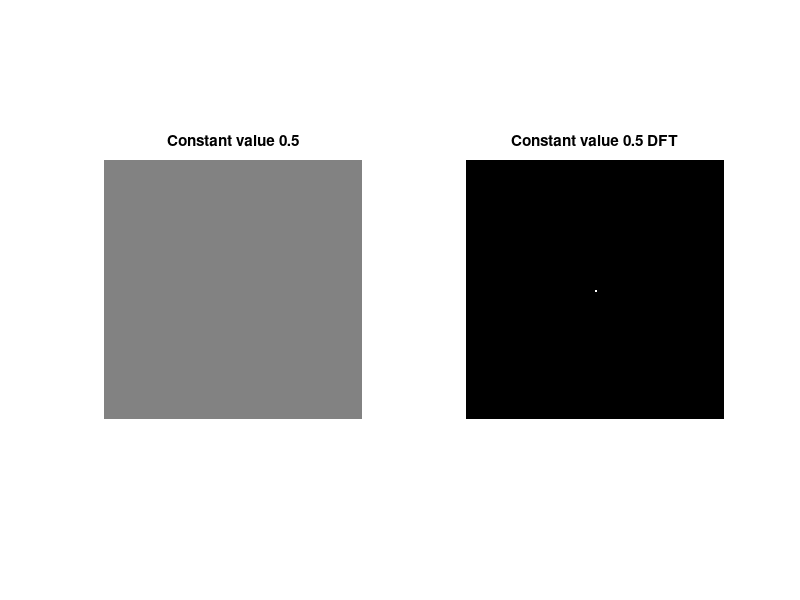
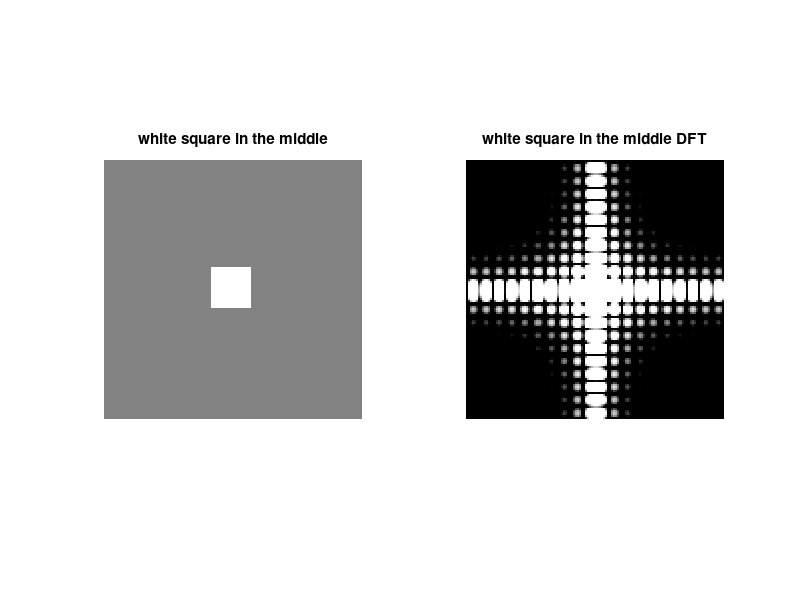
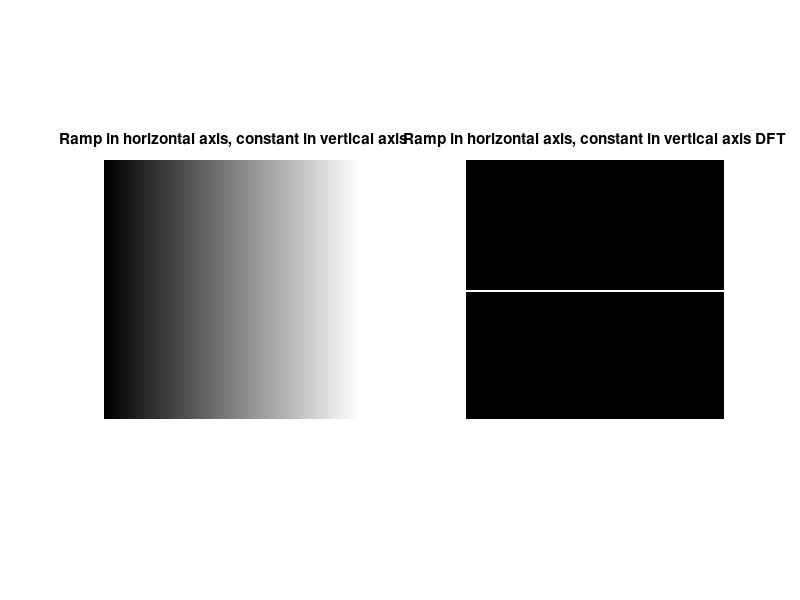
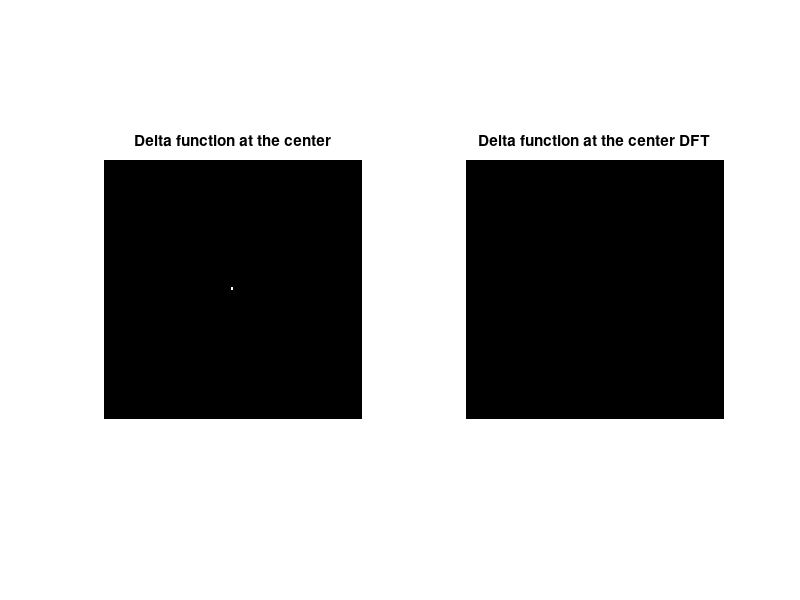

The MATLAB script that drew these images, in order:
%Part a
a = 0.5 * ones(128, 128);
% A = fft2(a);
% A_shifted = fftshift(A);
F = fft2(a);
Fc = fftshift(F);
H = ones(size(a));
G = H .* Fc;
gi = ifft2(ifftshift(G));
g = real(gi);


figure(1)
subplot(1,2,1)
imshow(a);
title('Constant value 0.5')
subplot(1,2,2)
% imshow(log(abs(A_shifted) + 1), []);
imshow(log(abs(Fc) + 0.0001));
title('Constant value 0.5 DFT')

%Part b
b = 0.5 * ones(128, 128);
b(54:73, 54:73) = 1;
% B = fft2(b);
% B_shifted = fftshift(B);
Fb = fft2(b);
Fcb = fftshift(Fb);
Hb = ones(size(b));
Gb = Hb .* Fcb;
gib = ifft2(ifftshift(Gb));
gb = real(gib);

figure(2)
subplot(1,2,1)
imshow(b);
title('white square in the middle')
subplot(1,2,2)
% imshow(log(abs(B_shifted) + 1), []);
imshow(log(abs(Fcb) + 0.0001));
title('white square in the middle DFT')

%Part c
[x, y] = meshgrid(linspace(0, 1, 128), linspace(0, 1, 128));
c = x;
% C = fft2(c);
% C_shifted = fftshift(C);
Fc = fft2(c);
Fcc = fftshift(Fc);
Hc= ones(size(c));
Gc = Hc .* Fcc;
gic = ifft2(ifftshift(Gc));
gc = real(gic);

figure(3)
subplot(1,2,1)
imshow(c);
title('Ramp in horizontal axis, constant in vertical axis')
subplot(1,2,2)
% imshow(log(abs(C_shifted) + 1), []);
imshow(log(abs(Fcc) + 0.0001))
title('Ramp in horizontal axis, constant in vertical axis DFT')

%Part d
d = zeros(128, 128);
d(64, 64) = 1;
% D = fft2(d);
% D_shifted = fftshift(D);
Fd = fft2(d);
Fcd = fftshift(Fd);
Hd = ones(size(d));
Gd = Hd .* Fcd;
gid = ifft2(ifftshift(Gd));
gd = real(gid);

figure(4)
subplot(1,2,1)
imshow(d);
title('Delta function at the center')
subplot(1,2,2)
% imshow(log(abs(D_shifted) + 1), []);
imshow(log(abs(Fcd) + 0.0001));
title('Delta function at the center DFT')

%Part e
a1 = 0:1:127;
a2=  0:1:127;
CosA = cos((2*pi*a1)/128);
CosB = cos((2*pi*a2)/128);
[x, y] = meshgrid(CosA, CosB);
e = 0.5*x + 0.5*y ;
% E = fft2(e);
% E_shifted = fftshift(E);
Fe = fft2(e);
Fce = fftshift(Fe);
He = ones(size(e));
Ge = He .* Fce;
gie = ifft2(ifftshift(Ge));
ge = real(gie);

figure(5)
subplot(1,2,1)
imshow(e);
title('Cosine signal')
subplot(1,2,2)
% imshow(log(abs(E_shifted) + 1), []);
imshow(log(abs(Fce) + 0.0001));
title('Cosine signal DFT')
